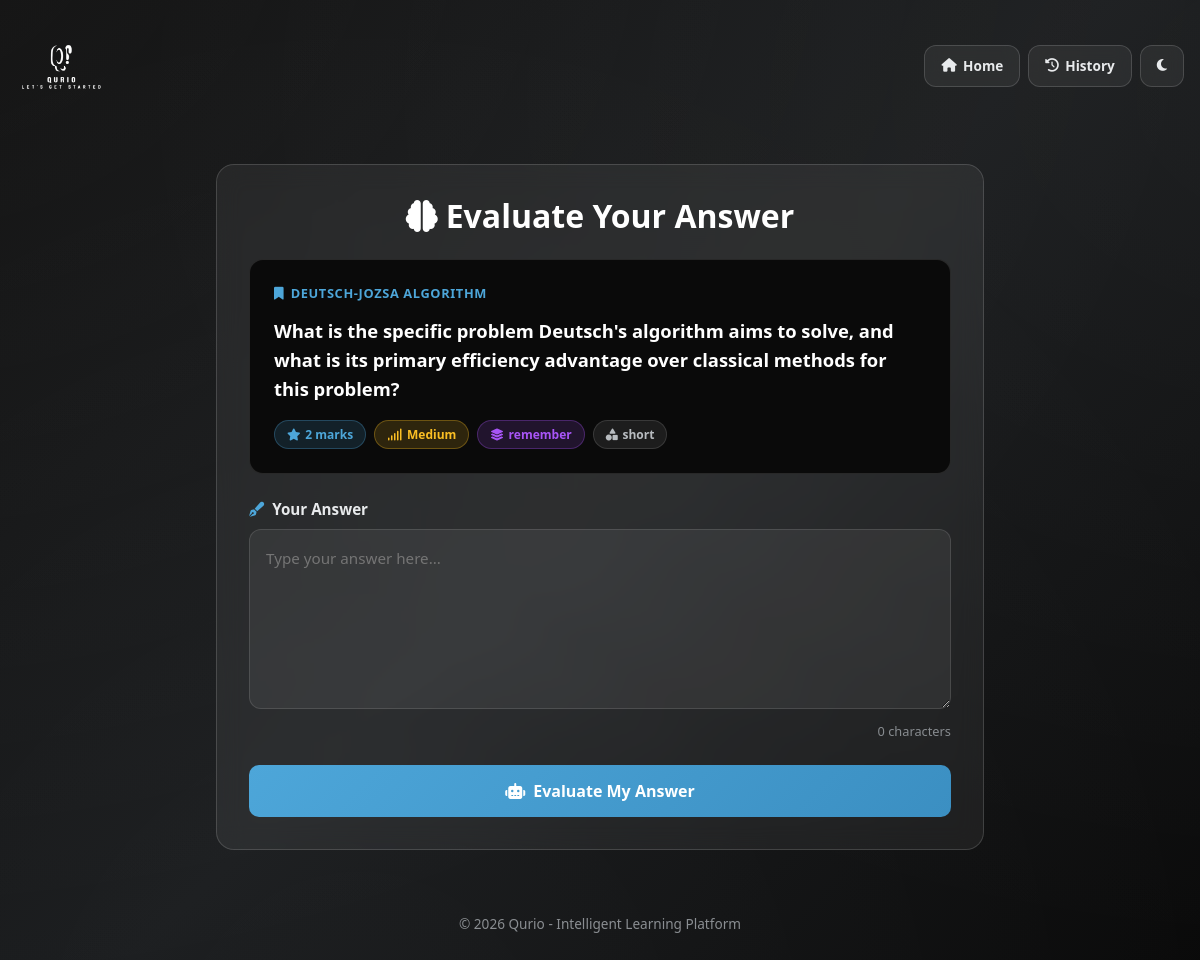
/evaluate/196/, run on the app's committed database.
### generator/models.py (models this page shows, shortened)
class Question(models.Model):
    DIFFICULTY_CHOICES = [
        ('Easy', 'Easy'),
        ('Medium', 'Medium'),
        ('Hard', 'Hard'),
    ]
    TYPE_CHOICES = [
        ('short', 'Short Answer'),
        ('mcq', 'Multiple Choice'),
        ('true_false', 'True/False'),
        ('long', 'Long Answer'),
        ('numerical', 'Numerical'),
        ('mixed', 'Mixed'),
    ]
    BLOOM_CHOICES = [
        ('remember', 'Remember'),
        ('understand', 'Understand'),
        ('apply', 'Apply'),
        ('analyze', 'Analyze'),
        ('evaluate', 'Evaluate'),
        ('create', 'Create'),
    ]
    user = models.ForeignKey(User, on_delete=models.SET_NULL, null=True, blank=True, related_name='questions')
    text = models.TextField()
    answer = models.TextField(blank=True, null=True)
    explanation = models.TextField(blank=True, null=True)
    topic = models.CharField(max_length=200)
    difficulty = models.CharField(max_length=10, choices=DIFFICULTY_CHOICES)
    question_type = models.CharField(max_length=20, choices=TYPE_CHOICES, default='mixed')
    marks = models.IntegerField(default=1)
    bloom_level = models.CharField(max_length=20, choices=BLOOM_CHOICES, default='understand')
    tags = models.ManyToManyField(Tag, blank=True, related_name='questions')
    share_id = models.CharField(max_length=36, blank=True, null=True, unique=True, db_index=True)
    source_text = models.TextField(blank=True, null=True, help_text="Original text from which question was generated")
    is_favorite = models.BooleanField(default=False)
    times_used = models.IntegerField(default=0)
    avg_quiz_score = models.FloatField(null=True, blank=True)
    created_at = models.DateTimeField(default=timezone.now)
    updated_at = models.DateTimeField(auto_now=True)
    class Meta:
        ordering = ['-created_at']
        indexes = [
            models.Index(fields=['topic', 'difficulty']),
            models.Index(fields=['question_type', 'bloom_level']),
            models.Index(fields=['-created_at']),
        ]

### generator/views.py (the view, shortened to what this page needs)
# urls.py: path('evaluate/<int:question_id>/', views.evaluate_answer, name='evaluate_answer'),
def evaluate_answer(request: HttpRequest, question_id: int) -> HttpResponse:
    question: Question = Question.objects.get(id=question_id)
    return render(request, 'evaluator.html', {'question': question})

### generator/context_processors.py (called while the page is built)
def user_profile(request):
    if request.user.is_authenticated and hasattr(request.user, 'profile'):
        return {
            'user_profile': request.user.profile,
            'user_role': request.user.profile.role,
            'user_theme': request.user.profile.theme,
        }
    return {
        'user_profile': None,
        'user_role': 'anonymous',
        'user_theme': 'light',
    }

### generator/templates/evaluator.html (shortened to what this page needs)
{% load static %}
<!DOCTYPE html>
<html lang="en">
<head>
    <link href="https://cdn.jsdelivr.net/npm/bootstrap@5.3.0/dist/css/bootstrap.min.css" rel="stylesheet">
    <link href="https://cdnjs.cloudflare.com/ajax/libs/font-awesome/6.4.0/css/all.min.css" rel="stylesheet">
</head>
<body>
    <nav class="navbar">
        <div class="container-fluid d-flex justify-content-between align-items-center px-3">
            <a href="/" class="navbar-brand">
                <img src="{% static 'generator/images/logo.svg' %}" alt="Qurio" class="logo-img">
            </a>
            <div class="d-flex gap-2">
                <a href="{% url 'index' %}" class="nav-btn">
                    <i class="fas fa-home"></i> <span class="d-none d-sm-inline">Home</span>
                </a>
                <a href="{% url 'history' %}" class="nav-btn">
                    <i class="fas fa-history"></i> <span class="d-none d-sm-inline">History</span>
                </a>
                <button class="nav-btn" onclick="toggleTheme()" title="Toggle theme">
                    <i class="fas fa-moon" id="themeIcon"></i>
                </button>
            </div>
        </div>
    </nav>
    <div class="page-container">
        <div class="eval-container">
            <h2><i class="fas fa-brain"></i> Evaluate Your Answer</h2>
            <div class="question-card">
                <div class="question-topic">
                    <i class="fas fa-bookmark"></i> {{ question.topic }}
                </div>
                <div class="question-text">{{ question.text }}</div>
                <div class="question-badges">
                    <span class="badge-pill badge-marks">
                        <i class="fas fa-star"></i> {{ question.marks }} marks
                    </span>
                    <span class="badge-pill badge-difficulty {% if question.difficulty == 'Easy' %}easy{% elif question.difficulty == 'Hard' %}hard{% endif %}">
                        <i class="fas fa-signal"></i> {{ question.difficulty }}
                    </span>
                    {% if question.bloom_level %}
                    <span class="badge-pill badge-bloom">
                        <i class="fas fa-layer-group"></i> {{ question.bloom_level }}
                    </span>
                    {% endif %}
                    {% if question.question_type %}
                    <span class="badge-pill badge-type">
                        <i class="fas fa-shapes"></i> {{ question.question_type }}
                    </span>
                    {% endif %}
                </div>
            </div>
            <form method="POST" action="{% url 'evaluate_answer' question.id %}" id="evalForm">
                <div class="answer-area">
                    <label><i class="fas fa-pen-fancy"></i> Your Answer</label>
                    <textarea
                        name="student_answer"
                        class="answer-textarea"
                        placeholder="Type your answer here..."
                        id="answerInput"
                        required
                    >{{ student_answer }}</textarea>
                    <div class="char-count"><span id="charCount">0</span> characters</div>
                </div>
                <button type="submit" class="btn-evaluate">
                    <i class="fas fa-robot"></i> Evaluate My Answer
                </button>
            </form>
        </div>
    </div>
    <footer>
        <p>&copy; 2026 Qurio - Intelligent Learning Platform</p>
    </footer>
</body>
</html>

### data on the page
Question: topic "DEUTSCH-JOZSA ALGORITHM", text "What is the specific problem Deutsch's algorithm aims to solve, and what is its primary efficiency advantage over classical methods for this problem?", marks "2", difficulty "Medium", bloom_level "remember", question_type "short"
